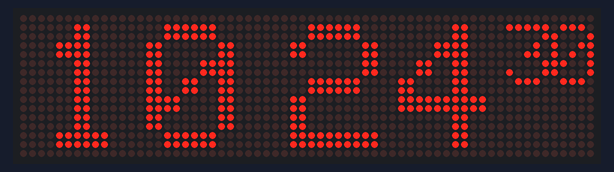
Bench run of a sketch on a simulated Arduino Uno, built with avr-gcc and run on an emulated ATmega328P. Shown: 64×16 LED matrix. The local clock reads 2024-03-15 10:24:30 at power-on unless the sketch sets it.

Above: at 0.71 s.
At 5.53 s:
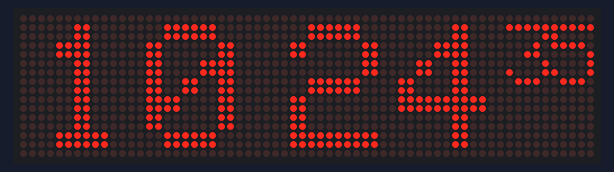
At 10.49 s:
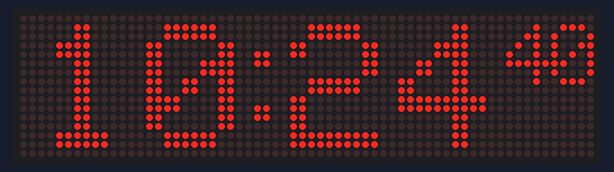
At 20.27 s:
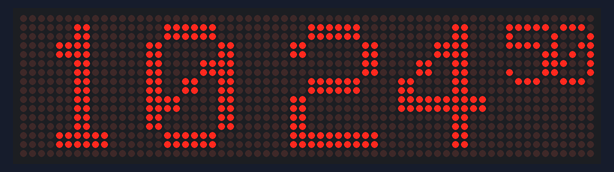
At 30.06 s:
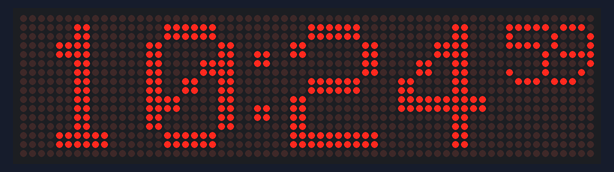
At 39.84 s:
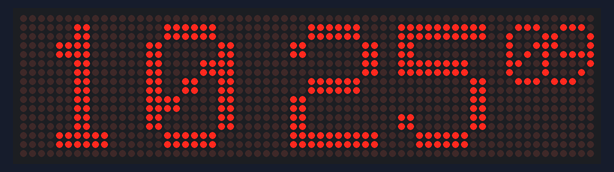

The sketch:

2x8_clock_ds3231_v1.ino
```cpp
#include <SPI.h>
#include <Adafruit_GFX.h>
#include <Max72xxPanel.h>
#include <Wire.h>
#include "Sodaq_DS3231.h"
//complement by avk013 Kovalenko Olexander
int pinCS = 10;
int numberOfHorizontalDisplays = 2;
int numberOfVerticalDisplays = 8;
int f=1,d=10,shag=0, yshag=1,yy=0,flagi=0,myx=2,myy=1;
Max72xxPanel matrix = Max72xxPanel(pinCS, numberOfHorizontalDisplays, numberOfVerticalDisplays);
int wait = 100; // In milliseconds
int spacer = 1, intens_max=2,intens_min=0,intens_now=2;
int width = 5 + spacer; // The font width is 5 pixels
void setup() {
matrix.shutdown(true);
delay(600);
matrix.shutdown(false);
Wire.begin();
rtc.begin();
matrix.setIntensity(intens_min); // Use a value between 0 and 15 for brightness
matrix.setPosition(0, 1, 0);
matrix.setPosition(8, 0, 0);
matrix.setPosition(1, 3, 0);
matrix.setPosition(9, 2, 0);
matrix.setPosition(2, 5, 0);
matrix.setPosition(10, 4, 0);
matrix.setPosition(3, 7, 0);
matrix.setPosition(11, 6, 0);
matrix.setPosition(4, 9, 0);
matrix.setPosition(12, 8, 0);
matrix.setPosition(5, 11, 0);
matrix.setPosition(13, 10, 0);
matrix.setPosition(6, 13, 0);
matrix.setPosition(14, 12, 0);
matrix.setPosition(7, 15, 0);
matrix.setPosition(15, 14, 0);
matrix.setRotation(7, 2);
matrix.setRotation(6, 2);
matrix.setRotation(5, 2);
matrix.setRotation(4, 2);
matrix.setRotation(3, 2);
matrix.setRotation(2, 2);
matrix.setRotation(1, 2);
matrix.setRotation(0, 2);
matrix.setRotation(1);
}

void loop() {

  matrix.fillScreen(LOW);
  //delay(wait);
   DateTime now = rtc.now(); //get the current date-time
    uint32_t ts = now.getEpoch();

//if (shag==d) f=-1;
//if (shag==0) f=1;
//shag+=f;

  String s,m,h;
   if (String(now.second(),DEC).length()==1) s="0"+String(now.second(),DEC); else s=String(now.second(),DEC);
   if (String(now.minute(),DEC).length()==1) m="0"+String(now.minute(),DEC); else m=String(now.minute(),DEC);
   if (String(now.hour(),DEC).length()==1) h="0"+String(now.hour(),DEC); else h=String(now.hour(),DEC);
   if ((h.toInt()>18)&&(h.toInt()<8))
   {intens_now=intens_min;
   myx=0;
   myy=0;
   }
   else
   {intens_now=intens_max;
   myx=2;
   myy=1;
   }
   if (String(now.second(),DEC)=13)
{ matrix.shutdown(true);
  delay(1);
 matrix.shutdown(false);
  //delay(14);
  matrix.setIntensity(intens_now);}
  int ss=12,so=0,siz=2;
  String sec=h+m+s;

for(int i=0;i<=sec.length();i++)
   {


     if(i>sec.length()-3) {siz=1;ss=5;}
   if (flagi==1) {if (i==2) {
     so+=2;
     matrix.drawPixel(so, 4,1);
     matrix.drawPixel(so+1, 4,1);
     matrix.drawPixel(so, 5,1);
     matrix.drawPixel(so+1, 5,1);
     matrix.drawPixel(so, 11,1);
     matrix.drawPixel(so+1, 11,1);
     matrix.drawPixel(so, 10,1);
     matrix.drawPixel(so+1, 10,1);
     so+=2;
   }}
   if ((flagi!=1)&&(i==2)) so+=4;
    matrix.drawChar(so+shag+myx, yy+myy, sec[i] , HIGH, LOW, siz);
   so+=ss;
  // yy+=yshag;
   //if(yy==2)yshag=-1; else if(yy==0)yshag=1;
    //matrix.drawChar(13*i+shag, 0, sec[i] , HIGH, LOW, 2);
   }
     matrix.write(); // Send bitmap to display
  delay(wait);
if(flagi==1) flagi=0; else flagi=1;
}
```
